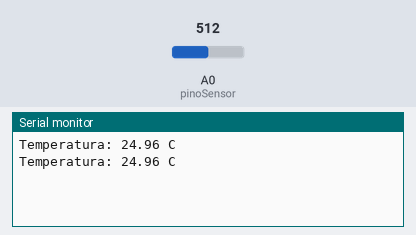
The sketch below on a simulated Arduino Uno, built with avr-gcc and run on an emulated ATmega328P. Shown: the last lines printed to the serial monitor. The inputs (shaded band) are chosen by the test bench; at power-on: A0 (pinoSensor) = 512.

Above: at 1.8 s.
1.9 s: A0 (pinoSensor) set to 716
At 2.7 s:
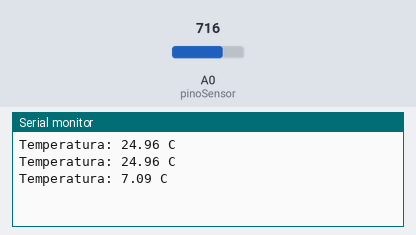
3.4 s: A0 (pinoSensor) set to 900
At 4.8 s:
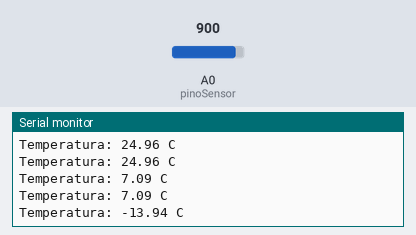
Timing chart, 0 to 6.4 s (numbered marks = the images above; inputs shaded):
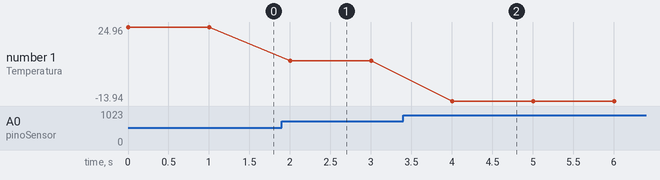

Measured:
- after the input at 1.9 s, the serial monitor: prints a new line after 0.10 s (image 1)
- after the input at 3.4 s, the serial monitor: prints a new line after 0.60 s (image 2)
- plotted number 1: 24.96 → 7.09 after the input at 1.9 s, 7.09 → -13.94 after the input at 3.4 s

The sketch:

Projeto12.ino
```cpp
// Projeto 12 - Medindo a Temperatura com NTC
// Autor: ACNP / Prof. Augusto Queiroz

// O valor Beta deve ser consultado no datasheet do seu NTC.
// Para a maioria dos kits Arduino, 3950 ou 3940 funciona bem.
#define BETA 3950.0
#define RESISTOR_SERIE 10000.0 // Valor do resistor de 10k usado no divisor de tensao

int pinoSensor = A0; // Pino analogico onde o divisor de tensao esta ligado

void setup()
{
    Serial.begin(9600); // Inicia a comunicacao com o PC para mostrar os dados
}

void loop()
{
    // 1. Ler o valor bruto do Arduino (0 a 1023)
    int leituraAnalogica = analogRead(pinoSensor);

    // 2. Converter a leitura analogica para Resistencia do NTC
    // Formula derivada do divisor de tensao
    double resistenciaNTC = RESISTOR_SERIE / ((1023.0 / leituraAnalogica) - 1);

    // 3. Calcular a Temperatura usando a equacao Beta
    // T = 1 / ( (1/T0) + (1/Beta) * ln(R/R0) )
    double temperatura;
    temperatura = log(resistenciaNTC / 10000.0); // ln(R/R0) - R0 eh 10k a 25C
    temperatura /= BETA;                         // 1/Beta * ln(R/R0)
    temperatura += 1.0 / (25 + 273.15);          // + 1/T0 (T0 = 25C em Kelvin)
    temperatura = 1.0 / temperatura;             // Inverte tudo para ter T
    temperatura -= 273.15;                       // Converte de Kelvin para Celsius

    // 4. Mostrar no Monitor Serial
    Serial.print("Temperatura: ");
    Serial.print(temperatura);
    Serial.println(" C");

    delay(1000); // Atualiza a cada 1 segundo
}
```
